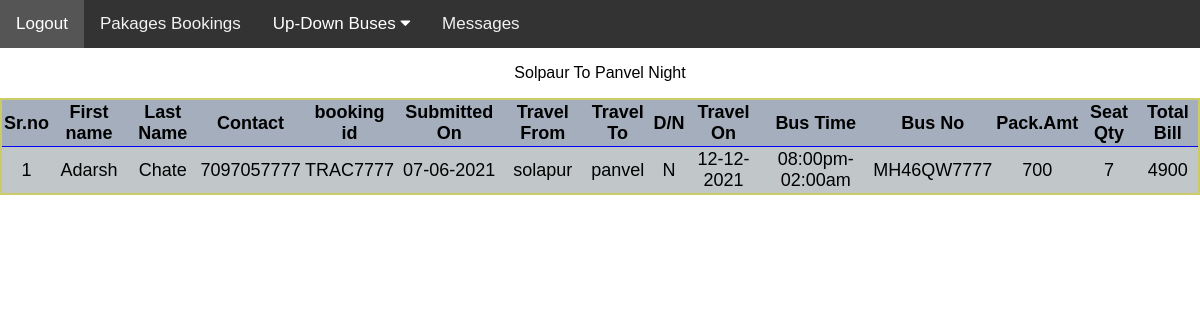
/admin/stopnight.php, run on the app's committed database.
### tables this page shows
CREATE TABLE stop_n(srno int AUTO_INCREMENT PRIMARY KEY,fname varchar(12),lname varchar(12),
contactno varchar(13),bookid varchar(10),submitdate varchar(20),tfrom varchar(10),tto varchar(10),
dy_nt varchar(3),travdate varchar(15),bustime varchar(15),busno varchar(12),priceper varchar(5),
seatqty int(3),totalfare varchar(8));

### admin/stopnight.php (the view, shortened to what this page needs)
<?php include('topbar.php'); ?>
<!DOCTYPE html>
<html>
<head>
</head>
<body>
<div class="myss">
<p align="center "> Solpaur To Panvel Night </p>
<table id="myTable">
<tr>
<th>Sr.no</th>
<th>First name</th>
<th>Last Name</th>
<th>Contact </th>
<th>booking id</th>
<th>Submitted On </th>
<th>Travel From</th>
<th>Travel To</th>
<th>D/N</th>
<th>Travel On</th>
<th>Bus Time</th>
<th>Bus No</th>
<th>Pack.Amt</th>
<th>Seat Qty</th>
<th>Total Bill</th>
</tr>
<?php
  $con=makeconnection();
  $sql="SELECT * FROM `stop_n`;";
  $rs=mysqli_query($con,$sql);
  while($row = mysqli_fetch_assoc($rs))
  {
      echo "<tr>";
      echo "<td>";
      echo $row['srno'];
      echo "</td>";
      echo "<td>";
      echo $row['fname'];
      echo "</td>";
      echo "<td>";
      echo $row['lname'];
      echo "</td>";
      echo "<td>";
      echo $row['contactno'];
      echo "</td>";
      echo "<td>";
      echo $row['bookid'];
      echo "</td>";
      echo "<td>";
      echo $row['submitdate'];
      echo "</td>";
      echo "<td>";
      echo $row['tfrom'];
      echo "</td>";
      echo "<td>";
      echo $row['tto'];
      echo "</td>";
      echo "<td>";
      echo $row['dy_nt'];
      echo "</td>";
      echo "<td>";
      echo $row['travdate'];
      echo "</td>";
      echo "<td>";
      echo $row['bustime'];
      echo "</td>";
      echo "<td>";
      echo $row['busno'];
      echo "</td>";
      echo "<td>";
      echo $row['priceper'];
      echo "</td>";
      echo "<td>";
      echo $row['seatqty'];
      echo "</td>";
      echo "<td>";
      echo $row['totalfare'];
      echo "</td>";
      echo "</tr>";
  }
?>
</table>
</div>
</body>
</html>

### admin/topbar.php (style rules this page uses)
body { margin:0;font-family:Arial }

### admin/stopnight.php (style rules this page uses)
#myTable { margin-left: auto; margin-right: auto; background-color:#c1c7c9; border-collapse: collapse; width: auto; border: 2px solid #cccc66; font-size:18px; }
#myTable th { background-color:#a4aebd; color:black; }
#myTable th, #myTable td { text-align:center; width:fit-content; padding: 2px; }
#myTable tr { border-bottom: 1px solid darkred; border: 1px solid blue; }

### data on the page
stop_n: srno "1", fname "Adarsh", lname "Chate", contactno "7097057777", bookid "TRAC7777", submitdate "07-06-2021", tfrom "solapur", tto "panvel", dy_nt "N", travdate "12-12-2021", bustime "08:00pm-02:00am", busno "MH46QW7777", priceper "700", seatqty "7", totalfare "4900"
